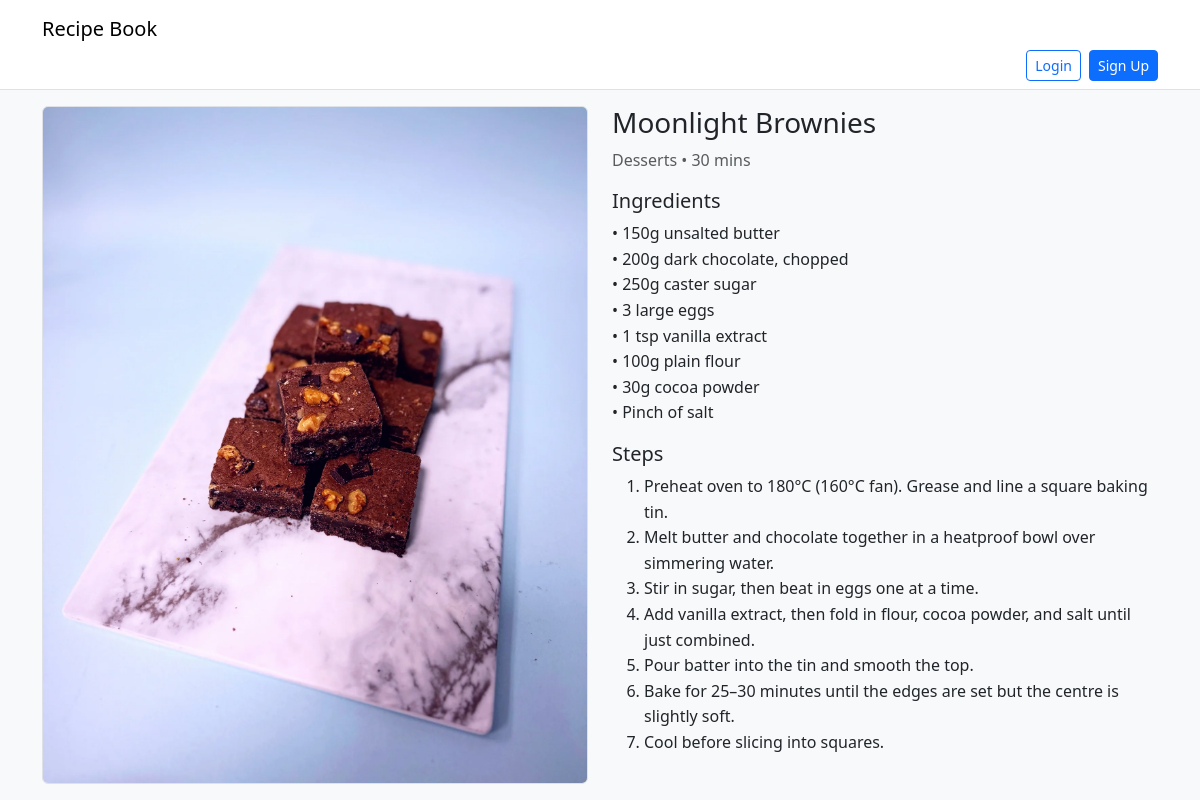
Page /recipe/3/ on the committed database.
### recipes/models.py (models this page shows, shortened)
class Recipe(models.Model):
    CATEGORY_CHOICES = [
        ('mains', 'Mains'),
        ('desserts', 'Desserts'),
        ('vegan', 'Vegan'),
        ('vegetarian', 'Vegetarian'),
        ('snacks', 'Snacks'),
        ('drinks', 'Drinks'),
    ]
    title = models.CharField(max_length=200)
    description = models.TextField(blank=True)
    ingredients = models.TextField(help_text='One per line')
    steps = models.TextField(help_text='One step per line')
    image = models.ImageField(upload_to='recipes/', blank=True, null=True)
    category = models.CharField(max_length=20, choices=CATEGORY_CHOICES)
    cook_time_minutes = models.PositiveIntegerField(blank=True, null=True)
    created_by = models.ForeignKey(get_user_model(), on_delete=models.CASCADE, related_name='recipes')
    created_at = models.DateTimeField(auto_now_add=True)
    updated_at = models.DateTimeField(auto_now=True)
    class Meta:
        ordering = ['-created_at']

### recipes/views.py (the view)
# urls.py: path('recipe/<int:pk>/', views.recipe_detail, name='recipe_detail'),
def recipe_detail(request, pk):
    recipe = get_object_or_404(Recipe, pk=pk)
    return render(request, 'recipes/recipe_detail.html', {'recipe': recipe})

### recipes/templates/recipes/recipe_detail.html (shortened to what this page needs)
{% extends 'recipes/base.html' %}
{% block content %}
<article class="row">
    <div class="col-12 col-lg-6 mb-3">
        {% if recipe.image %}
        <img src="{{ recipe.image.url }}" class="img-fluid rounded border" alt="{{ recipe.title }}">
        {% endif %}
    </div>
    <div class="col-12 col-lg-6">
        <h1 class="h3">{{ recipe.title }}</h1>
        <p class="text-muted">{{ recipe.get_category_display }}{% if recipe.cook_time_minutes %} • {{ recipe.cook_time_minutes }} mins{% endif %}</p>
        <h2 class="h5 mt-3">Ingredients</h2>
        <ul class="list-unstyled">
            {% for line in recipe.ingredients.splitlines %}
            <li>• {{ line }}</li>
            {% endfor %}
        </ul>
        <h2 class="h5 mt-3">Steps</h2>
        <ol>
            {% for step in recipe.steps.splitlines %}
            <li>{{ step }}</li>
            {% endfor %}
        </ol>
    </div>
</article>
{% endblock %}

### recipes/templates/recipes/base.html (shortened to what this page needs)
<!DOCTYPE html>
<html lang="en">
    <head>
        <link
            href="https://cdn.jsdelivr.net/npm/bootstrap@5.3.2/dist/css/bootstrap.min.css"
            rel="stylesheet"
        />
        {% load static %}
        <link rel="stylesheet" href="{% static 'recipes/styles.css' %}" />
    </head>
    <body class="bg-light">
        <nav class="navbar navbar-light bg-white border-bottom mb-3">
            <div class="container">
                <a class="navbar-brand" href="{% url 'recipe_list' %}"
                    >Recipe Book</a
                >
            </div>
            <div class="container d-flex justify-content-end gap-2">
                {% if user.is_authenticated %}
                <a
                    href="{% url 'recipe_create' %}"
                    class="btn btn-success btn-sm"
                    >Add Recipe</a
                >
                <a
                    href="{% url 'logout' %}"
                    class="btn btn-outline-secondary btn-sm"
                    >Logout</a
                >
                {% else %}
                <a
                    href="{% url 'login' %}"
                    class="btn btn-outline-primary btn-sm"
                    >Login</a
                >
                <a href="{% url 'signup' %}" class="btn btn-primary btn-sm"
                    >Sign Up</a
                >
                {% endif %}
            </div>
        </nav>
        <main class="container">{% block content %}{% endblock %}</main>
    </body>
</html>

### recipes/static/recipes/styles.css (style rules this page uses)
body { line-height: 1.6; }
img { object-fit: cover; }

### rows in the picture
Recipe: image (picture), title "Moonlight Brownies", category "Desserts", cook_time_minutes "30"

### other values in the picture
{{ line }} "150g unsalted butter" "200g dark chocolate, chopped" "250g caster sugar" "3 large eggs" "1 tsp vanilla extract" "100g plain flour" "30g cocoa powder" "Pinch of salt"
{{ step }} "Preheat oven to 180°C (160°C fan). Grease and line a square baking tin." "Melt butter and chocolate together in a heatproof bowl over simmering water." "Stir in sugar, then beat in eggs one at a time." "Add vanilla extract, then fold in flour, cocoa powder, and salt until just combined." "Pour batter into the tin and smooth the top." "Bake for 25–30 minutes until the edges are set but the centre is slightly soft." "Cool before slicing into squares."
